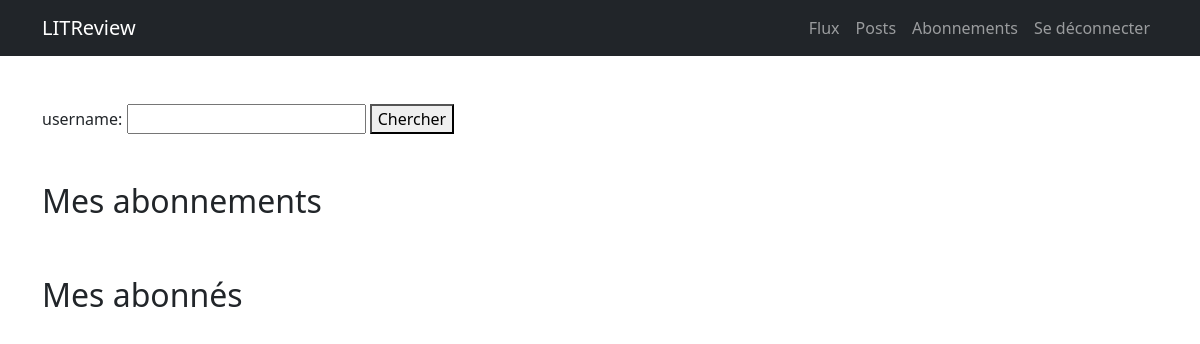
The app's page /followers (signed in), older data.
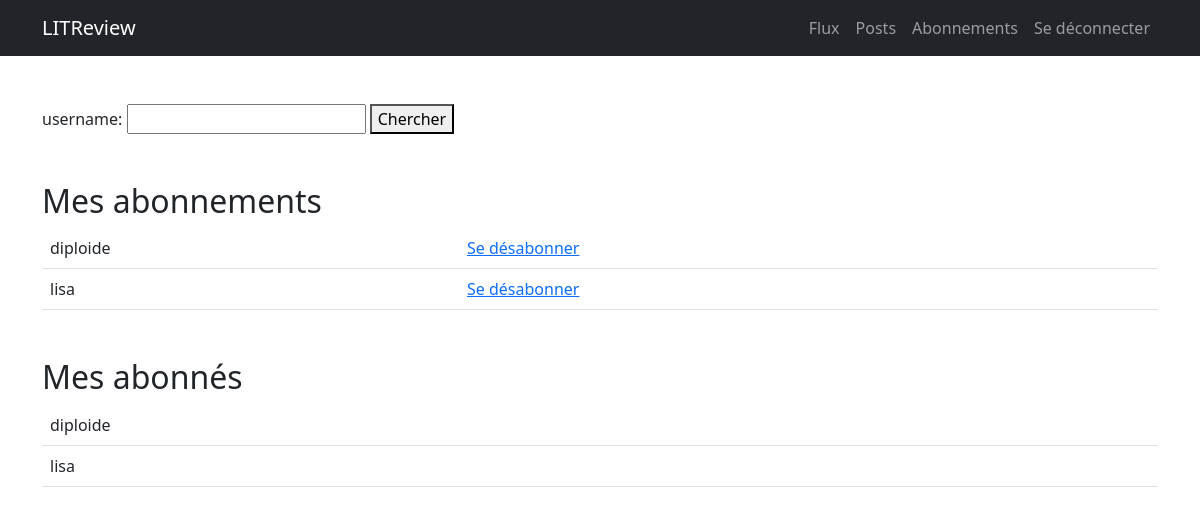
The same page, newer data.
### authentication/models.py (models this page shows)
class User(AbstractUser):
    pass

### follower/views.py (the view, shortened to what this page needs)
# urls.py: path("followers", follower.views.followers_page, name="followers"),
@login_required
def followers_page(request):
    form = forms.FollowerForm()
    user_followed = [
        user_follow.followed_user
        for user_follow in models.UserFollows.objects.filter(user=request.user)
    ]
    user_subscribed = [
        user_follow.user
        for user_follow in models.UserFollows.objects.filter(followed_user=request.user)
    ]
    context = {
        "user_followed": user_followed,
        "user_subscribed": user_subscribed,
        "form": form,
    }
    return render(request, "follower/follower.html", context=context)

### follower/forms.py
class FollowerForm(forms.Form):
    username = forms.CharField(label="username")

### follower/templates/follower/follower.html (shortened to what this page needs)
{% extends 'base.html' %}
{% block content %}
<form method="post" class="form mt-5">
    {{ form }}
    <button type="submit">Chercher</button>
</form>
<h2 class="mt-5">Mes abonnements</h2>
<table class="table">
    <tbody>
        {% for user in user_followed %}
        <tr>
            <td>{{ user.username }}</td>
            <td><a href="{% url 'delete_follower' user.id %}">Se désabonner</a></td>
        </tr>
        {% endfor %}
    </tbody>
</table>
<h2 class="mt-5">Mes abonnés</h2>
<table class="table">
    <tbody>
        {% for user in user_subscribed %}
        <tr>
            <td>{{ user.username }}</td>
        </tr>
        {% endfor %}
    </tbody>
</table>
{% endblock content %}

Row changes from the older to the newer data that the page shows:
now on this page (row edited): User: username "diploide"
now on this page (row edited): User: username "lisa"
